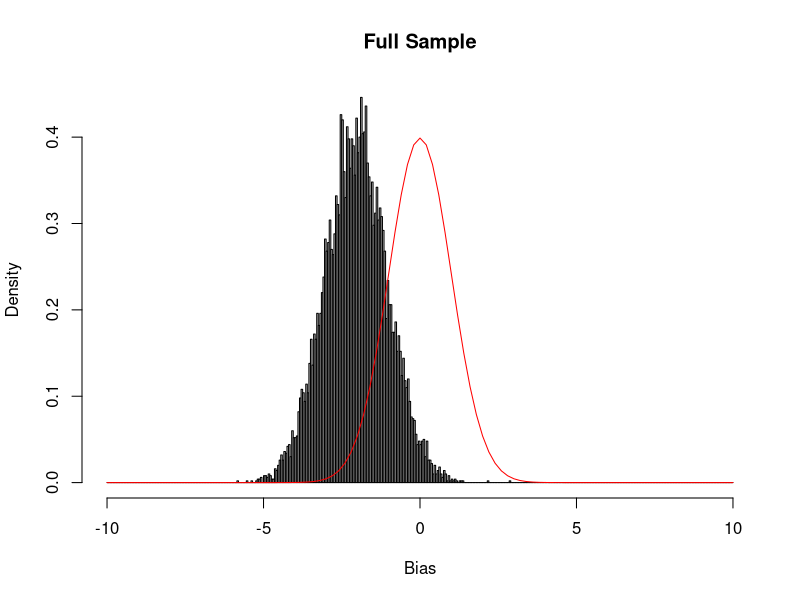
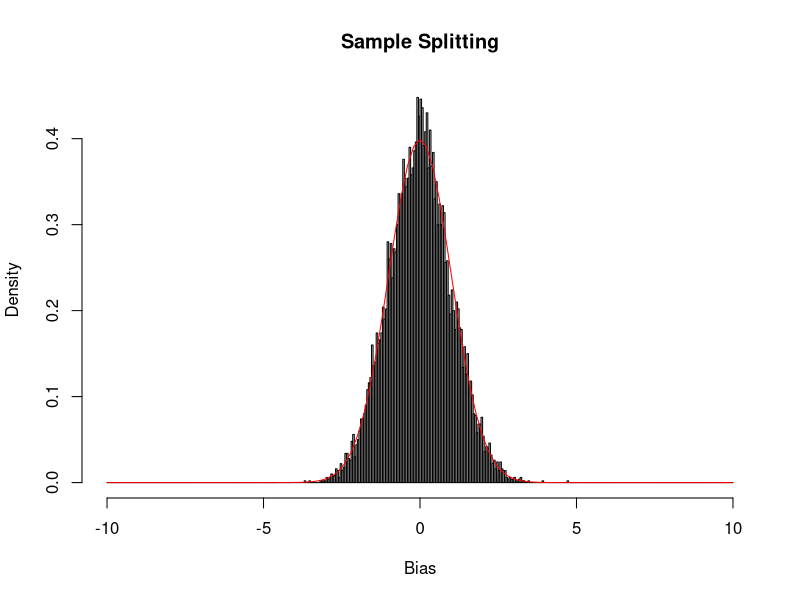

Generate these figures, in order, with R:
## ---- chunk 1
knitr::opts_chunk$set(echo = TRUE)
## ---- chunk 2
set.seed(640)
B = 10000
n = 500

b1 = rep(0,B)
b2 = rep(0,B)

for(i in 1:B){
  xh = matrix(rnorm((n/2),0,1), nrow = n/2,ncol = 1)
  x = rbind(xh,xh)
  v = matrix(rnorm(n,0,1), nrow = n,ncol = 1)
  u = matrix(rnorm(n,0,1), nrow = n,ncol = 1)
  d = x + v
  y = d + x + u
  
  mhat = x
  overfit = (y-x)/(n**(1/2.5)) # overfit
  b1[i] = t(d - mhat)%*%(y-x-overfit)/(t(d-mhat)%*%d) # full sample
  
  # sample split of data
  splitA = matrix(c(1:(n / 2)), nrow = n / 2,ncol = 1)
  splitB = matrix(c((n / 2) + 1 :n), nrow = n/2,ncol = 1)
  
  bA = (t(v[splitA]) %*% (y[splitA] - x[splitA] - overfit[splitB] ) ) / ( (t(v[splitA])%*%d[splitA] ) )
  bB = (t(v[splitB]) %*% (y[splitB] - x[splitB] - overfit[splitA] ) ) / ( (t(v[splitB])%*%d[splitB] ) )
  
  b2[i] = (1/2)*(bA+bB) # sample splitting

}
# normalize 
b1 = (b1 - 1)/sd(b1)
b2 = (b2 - 1)/sd(b2)
edges = seq(-10,10,by = 0.05)
png("Fig2_full.png")
hist(b1,breaks = edges,freq = FALSE,main="Full Sample",xlab = "Bias")
x<-seq(-10,10,by=0.05)
curve(dnorm(x), add=TRUE,col="red")
dev.off() 
png("Fig2_split.png")
hist(b2,breaks = edges,freq = FALSE,main = "Sample Splitting",xlab = "Bias")
curve(dnorm(x), add=TRUE,col="red")
dev.off() 
